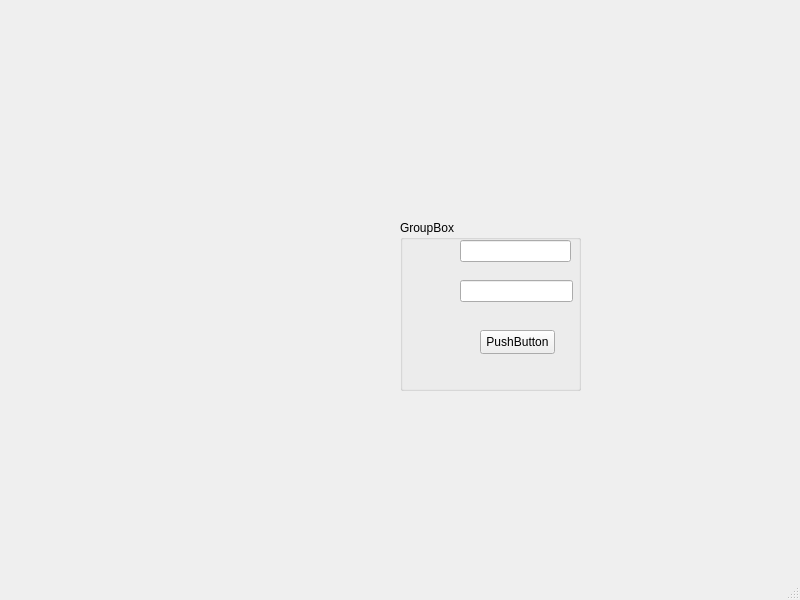
<?xml version="1.0" encoding="UTF-8"?>
<ui version="4.0">
 <class>MainWindow</class>
 <widget class="QMainWindow" name="MainWindow">
  <property name="geometry">
   <rect>
    <x>0</x>
    <y>0</y>
    <width>800</width>
    <height>600</height>
   </rect>
  </property>
  <property name="windowTitle">
   <string>MainWindow</string>
  </property>
  <widget class="QWidget" name="centralwidget">
   <widget class="QGroupBox" name="groupBox">
    <property name="geometry">
     <rect>
      <x>400</x>
      <y>220</y>
      <width>181</width>
      <height>171</height>
     </rect>
    </property>
    <property name="title">
     <string>GroupBox</string>
    </property>
    <widget class="QLineEdit" name="lineEdit">
     <property name="geometry">
      <rect>
       <x>60</x>
       <y>20</y>
       <width>111</width>
       <height>22</height>
      </rect>
     </property>
    </widget>
    <widget class="QLineEdit" name="lineEdit_2">
     <property name="geometry">
      <rect>
       <x>60</x>
       <y>60</y>
       <width>113</width>
       <height>22</height>
      </rect>
     </property>
    </widget>
    <widget class="QPushButton" name="pushButton">
     <property name="geometry">
      <rect>
       <x>80</x>
       <y>110</y>
       <width>75</width>
       <height>24</height>
      </rect>
     </property>
     <property name="text">
      <string>PushButton</string>
     </property>
    </widget>
   </widget>
  </widget>
  <widget class="QMenuBar" name="menubar">
   <property name="geometry">
    <rect>
     <x>0</x>
     <y>0</y>
     <width>800</width>
     <height>22</height>
    </rect>
   </property>
  </widget>
  <widget class="QStatusBar" name="statusbar"/>
 </widget>
 <resources/>
 <connections/>
</ui>
